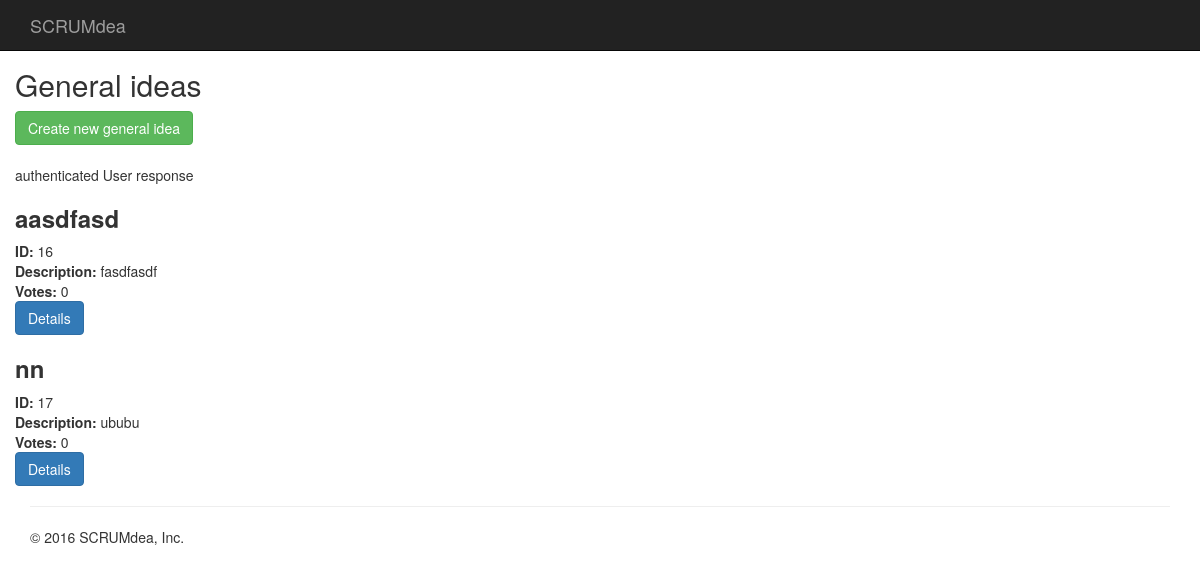
The page / (signed in) on the database as committed earlier.
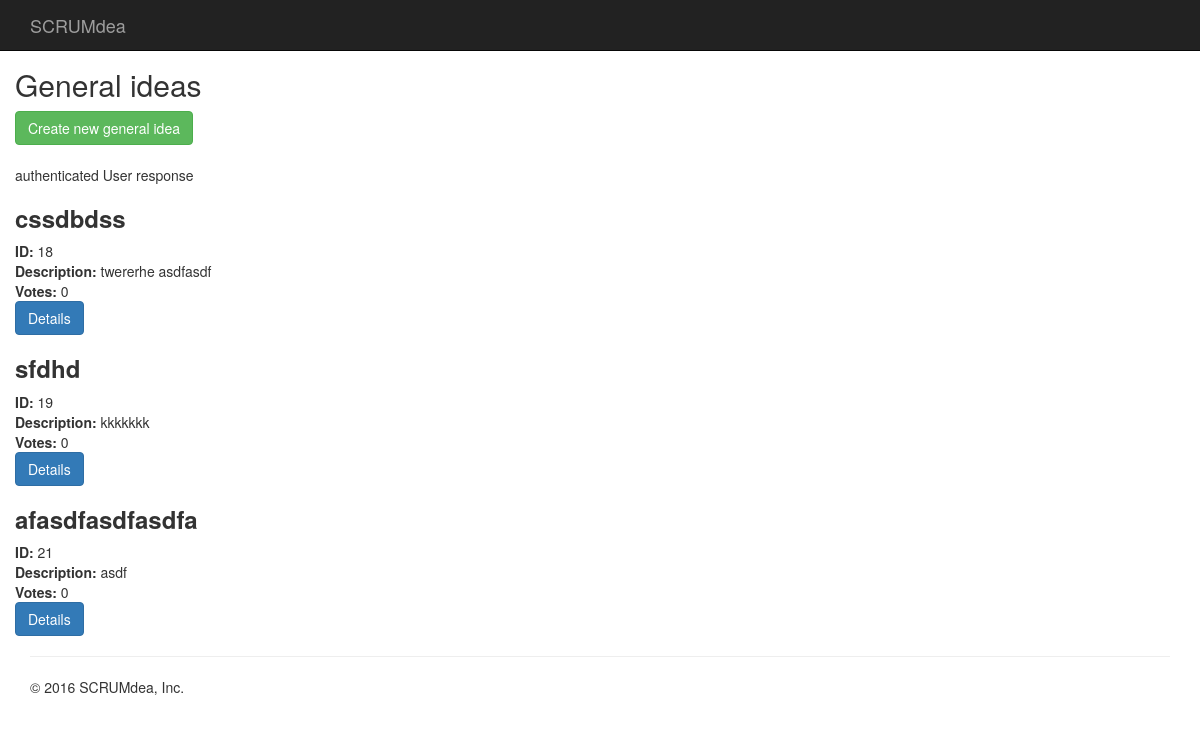
The same page on the database as committed later.
### scrumdea/models.py (models this page shows)
class GeneralIdea(models.Model):
    title = models.CharField(max_length=200)
    description = models.TextField()
    creation_date = timezone.now()
    votes = models.IntegerField(default=0)
    transfered_to_project = models.BooleanField(default=False)

### scrumdea/views.py (the view)
# urls.py: url(r'^$', views.idea_list, name='idea_list'),
def idea_list(request):
    if request.user.is_authenticated():
        queryset = src_models.GeneralIdea.objects.all()
        context = {
            "title": "authenticated User response",
            "idea_list": queryset
        }
    else:
        context = {
            "title": "access denied"
        }
    return render(request, "scrumdea/project/generalidea-list.html", context)

### scrumdea/templates/scrumdea/project/generalidea-list.html (shortened to what this page needs)
{% extends "scrumdea/base.html" %}
{% block content %}
    <h2>General ideas</h2>
    <a href="{% url "creategeneralidea" %}"> <button type="button" class="btn btn-success">Create new general idea</button></a>
    <p> <br> {{ title }}</p>
    {% for idea in idea_list %}
        <h3><strong>{{ idea.title }} </strong></h3>
        <strong>ID:</strong> {{ idea.id }}<br/>
        <strong>Description: </strong>{{ idea.description }}<br/>
        <strong>Votes: </strong>{{ idea.votes }}<br/>
        <a href="{% url "generalideadetailview" pk=idea.id %}"> <button type="button" class="btn btn-primary">Details</button></a>
    {% endfor %}
{% endblock %}

Rows that differ between the two databases and show on the page:
removed GeneralIdea: title "aasdfasd", id "16", description "fasdfasdf", votes "0"
removed GeneralIdea: title "nn", id "17", description "ububu", votes "0"
added GeneralIdea: title "cssdbdss", id "18", description "twererhe asdfasdf", votes "0"
added GeneralIdea: title "sfdhd", id "19", description "kkkkkkk", votes "0"
added GeneralIdea: title "afasdfasdfasdfa", id "21", description "asdf", votes "0"
